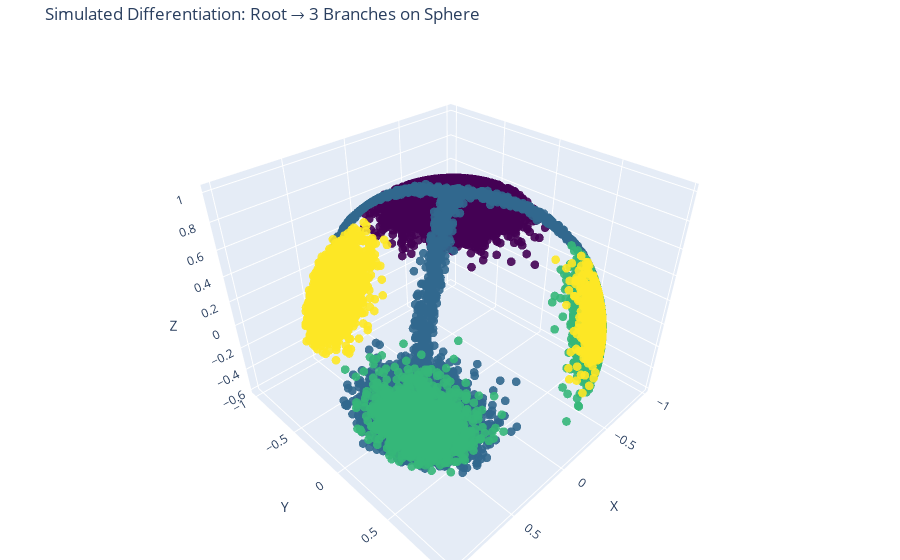

The notebook cell saved with this chart:
### Code cell
import numpy as np
import plotly.graph_objects as go

def random_spherical_noise(center, radius, n):
    """Generate random points near a center point on the sphere."""
    noise = []
    for _ in range(n):
        vec = center + 0.15 * np.random.randn(3)  # small 3D Gaussian noise
        vec /= np.linalg.norm(vec)  # reproject onto sphere
        noise.append(vec)
    return np.array(noise)

def generate_branch(start, direction, steps, arc_length):
    """Generate an arc of points along a branch with some spread."""
    tangent = direction / np.linalg.norm(direction)
    arc = []
    for theta in np.linspace(0, arc_length, steps):
        axis = np.cross(start, tangent)
        axis /= np.linalg.norm(axis)

        # Rodrigues rotation
        point = (start * np.cos(theta) +
                 np.cross(axis, start) * np.sin(theta) +
                 axis * np.dot(axis, start) * (1 - np.cos(theta)))
        point /= np.linalg.norm(point)

        # Add local branch noise
        noise = 0.03 * np.random.randn(3)
        noise -= np.dot(noise, point) * point  # remove radial component
        point += noise
        point /= np.linalg.norm(point)
        arc.append(point)
    return np.array(arc)

# Root cluster
root_center = np.array([0, 0, 1])

root_cluster = random_spherical_noise(root_center, radius=1, n=15000)

# Directions for 3 branches
branch_dirs = [
    np.array([1.5, 1.0, -0.5]),
    np.array([-1.0, 1.0, -0.5]),
    np.array([0.5, -1.5, -0.5])
]

branches = []
terminal_clusters = []
branch_labels = []

for i, dir_vec in enumerate(branch_dirs):
    branch = generate_branch(root_center, dir_vec, steps=600, arc_length=np.pi/2)
    branches.append(branch)
    branch_labels.extend([i + 1] * len(branch))

    # Terminal cluster at end of arc
    term_center = branch[-2]
    terminal = random_spherical_noise(term_center, radius=0.1, n=5000)
    terminal_clusters.append(terminal)
    branch_labels.extend([i + 1] * len(terminal))

# Combine all data
X = np.vstack([root_cluster] + branches + terminal_clusters)
labels = np.array([0]*len(root_cluster) + branch_labels)

# Plot
fig = go.Figure(data=go.Scatter3d(
    x=X[:, 0], y=X[:, 1], z=X[:, 2],
    mode='markers',
    marker=dict(
        size=3,
        color=labels,
        colorscale='Viridis',
        opacity=0.9
    )
))
fig.update_layout(
    title='Simulated Differentiation: Root → 3 Branches on Sphere',
    scene=dict(
        xaxis_title='X',
        yaxis_title='Y',
        zaxis_title='Z'
    ),
    margin=dict(l=0, r=0, b=0, t=40)
)
fig.show()

### Figure 1 — Plotly figure (JSON) as saved in the notebook; plotly's stock layout.template omitted (floating-point values rounded to 4 significant figures; data arrays with more than 128 entries replaced by an {"elided": "..."} marker saying what was removed)
{"data": [{"marker": {"color": {"elided": "31800 int values"}, "colorscale": [[0, "#440154"], [0.1111, "#482878"], [0.2222, "#3e4989"], [0.3333, "#31688e"], [0.4444, "#26828e"], [0.5556, "#1f9e89"], [0.6667, "#35b779"], [0.7778, "#6ece58"], [0.8889, "#b5de2b"], [1, "#fde725"]], "opacity": 0.9, "size": 3}, "mode": "markers", "type": "scatter3d", "x": {"elided": "31800 float values"}, "y": {"elided": "31800 float values"}, "z": {"elided": "31800 float values"}}], "layout": {"margin": {"b": 0, "l": 0, "r": 0, "t": 40}, "scene": {"xaxis": {"title": {"text": "X"}}, "yaxis": {"title": {"text": "Y"}}, "zaxis": {"title": {"text": "Z"}}}, "title": {"text": "Simulated Differentiation: Root → 3 Branches on Sphere"}}}
